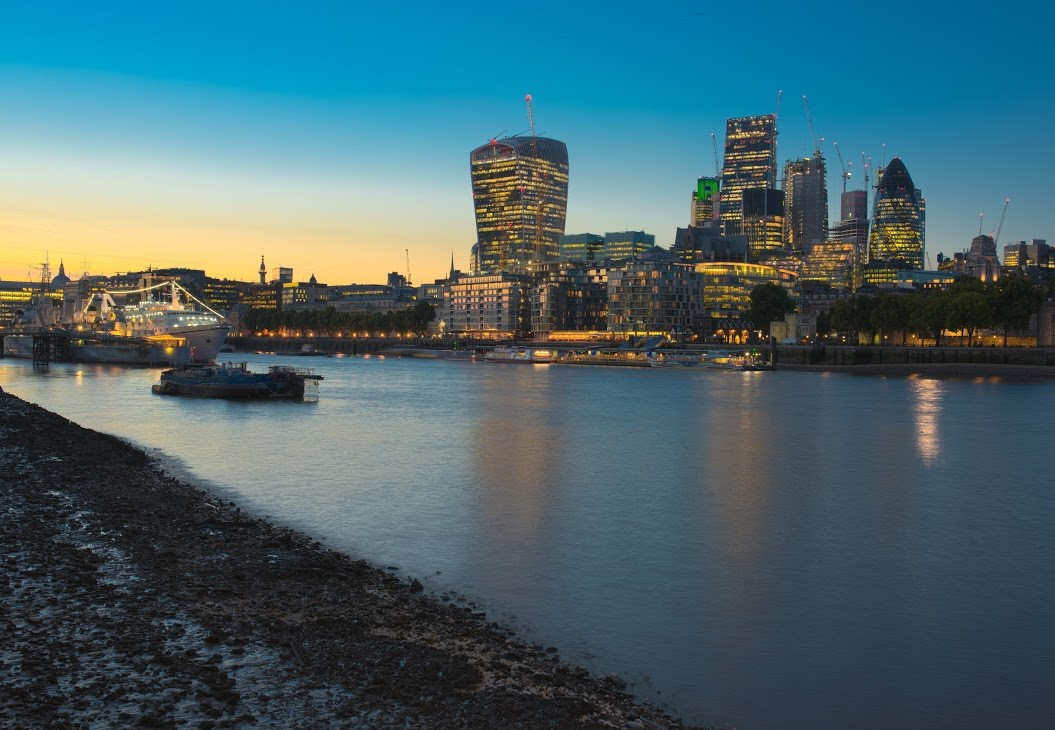
#> input picture week6/examples/london.jpg, 1055 x 730 px
$ python week6_program7.py
#> lines starting #> are read from the running program, lines starting #| are printed output that depends on the picture
# Week6, Program7

from PIL import Image, ImageDraw

# Load the image from disk.
myimage = Image.open("london.jpg")
#> myimage is the input picture: PIL image 1055x730 RGB; mean R, G, B 71.4, 101.1, 109

# Create the drawing layer so we can draw on it.
draw = ImageDraw.Draw(myimage)

# Draw two lines
draw.line([0, 0, myimage.width, myimage.height], width=10)
draw.line([0, myimage.height, myimage.width, 0], width=10)

myimage.show()
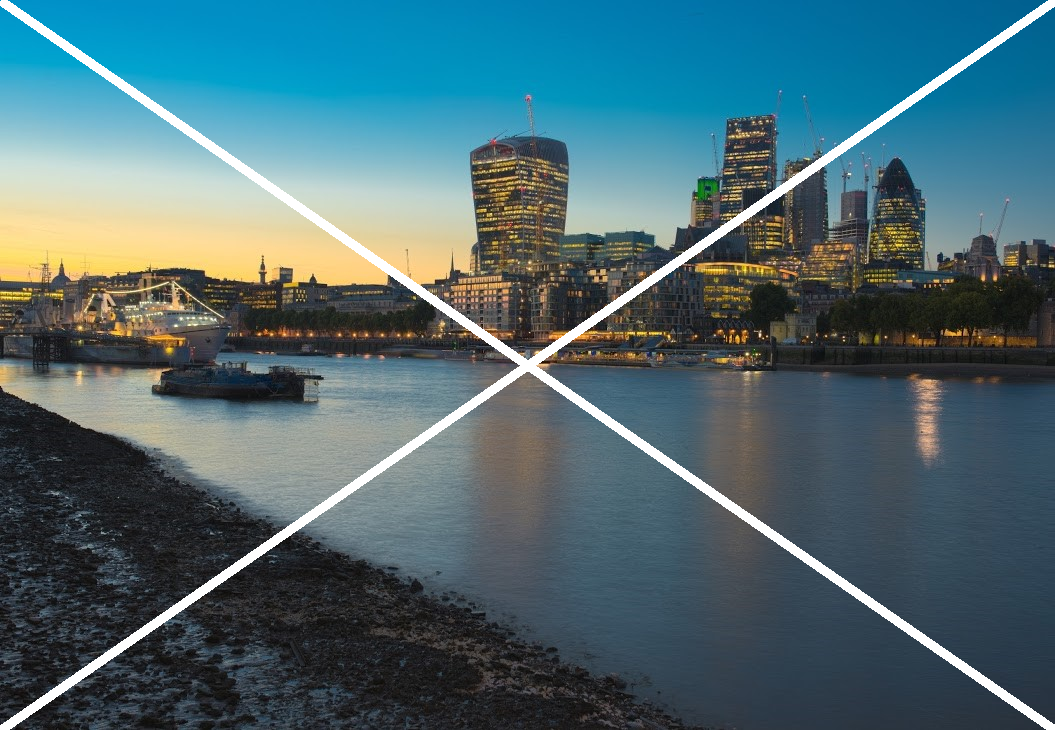
#> shown: PIL image 1055x730 RGB; mean R, G, B 76.8, 105.7, 113.3
